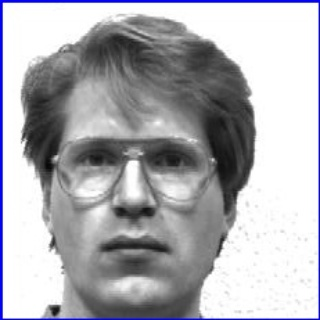
#> input picture resize_train/subject01.glasses.jpg, 320 x 320 px, found by its file name; its folder holds 4 pictures in this run
$ python final_eigen.py
#> lines starting #> are read from the running program, lines starting #| are printed output that depends on the picture
import numpy as np
import cv2
import os
from sklearn.metrics import confusion_matrix as CM
import matplotlib.pyplot as plt
## Image files from the dataset
files = [f for f in os.listdir(r'.\resize_train')]
## Extracting the labels from the file names
labels = sorted(list(set([f.split(".")[0] for f in os.listdir(r'.\resize_train')])))
## Creating an array of flattened images from the dataset

X_train = np.array([np.array(cv2.imread(r'.\\resize_train\\'+img,0)).flatten() for img in files])
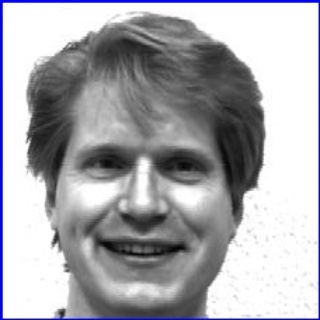
#> input picture resize_train/subject01.happy.jpg, 320 x 320 px, found by its file name
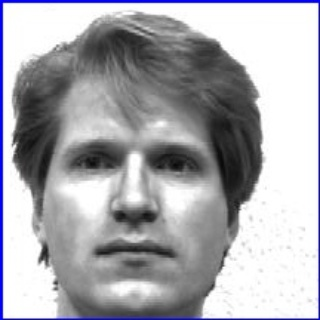
#> input picture resize_train/subject01.normal.jpg, 320 x 320 px, found by its file name
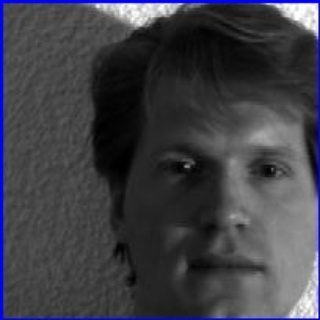
#> input picture resize_train/subject01.rightlight.jpg, 320 x 320 px, found by its file name
avg_mat = np.mean(X_train, axis=0) # average of all the training images
# plt.imshow(avg_mat.reshape(320,320), cmap = 'gray')
# plt.show()
A = np.array([i - avg_mat for i in X_train]) # subtracting average from all training images

## plotting the "mean subtracted image" for visualizing
# plt.imshow(A[0].reshape(320,320), cmap = 'gray')
# plt.show()

cov_A_red = np.dot(A, A.T) # taking the covariance matrix having a size of no. of images x no. of images
#> cov_A_red = [[170982559.9, 79042767.2, 84579862.9, -334605190.1], [79042767.2, 161147370.4, 65701742.2, -305891879.8], [84579862.9, 65701742.2, 160023933.9, -310305539.1], [-334605190.1, -305891879.8, -310305539.1, 950802608.9]]
# print(cov_A_red.shape)
eig_val, eig_vec = np.linalg.eig(cov_A_red) # taking the eigenvectors and eigenvalues from the reduced covariance matrix
#> eig_val = [1.27e+09, 1.67e-08, 79059676.6, 95622733.1]; eig_vec = [[-0.306, -0.5, 0.792, -0.172], [-0.278, -0.5, -0.254, 0.78], [-0.282, -0.5, -0.555, -0.602], [0.866, -0.5, 0.0172, -0.00653]]
## Sorting the eigenvectors by the eigenvalues in descending order
key = eig_val.argsort()[::-1]
#> key = [0, 3, 2, 1]
val_sort = eig_val[key]
#> val_sort = [1.27e+09, 95622733.1, 79059676.6, 1.67e-08]
vec_sort = eig_vec[:,key]
#> vec_sort = [[-0.306, -0.172, 0.792, -0.5], [-0.278, 0.78, -0.254, -0.5], [-0.282, -0.602, -0.555, -0.5], [0.866, -0.00653, 0.0172, -0.5]]
vec_mul = np.dot(vec_sort.T, A) # getting the eigenvectors for the original caovariance matrix
# plt.imshow(np.absolute(vec_mul[0]).reshape(320,320), cmap = 'gray')
# plt.show()
norm_vec_mul = np.array([x/np.linalg.norm(x, ord=2, axis=0, keepdims=True) for x in vec_mul]) # normalizing the eigenvectors

feat = 27 # no. of features taken
#> (the run stopped early here; a loop or call above may not have finished)
